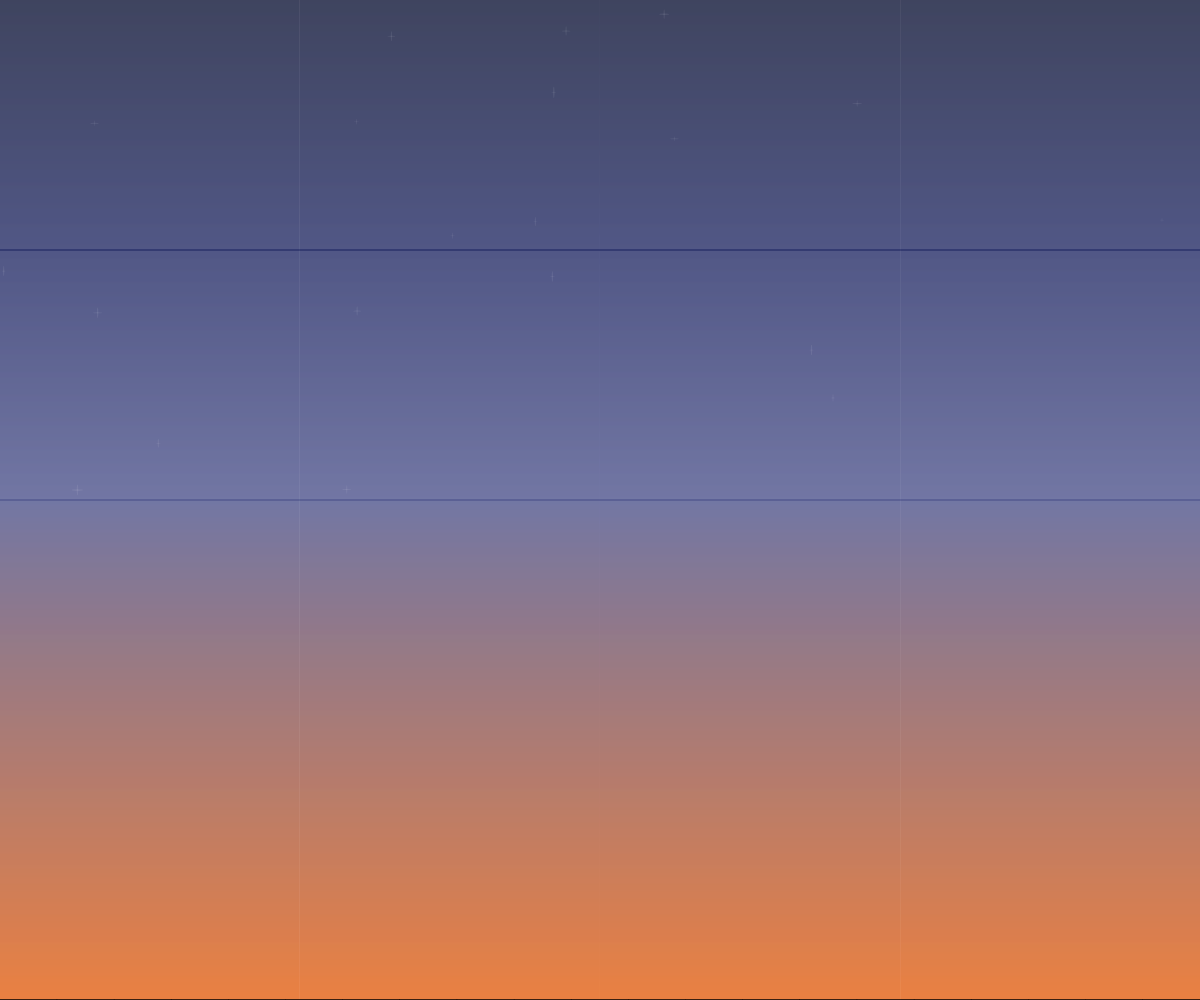
Frame 1 (no input)
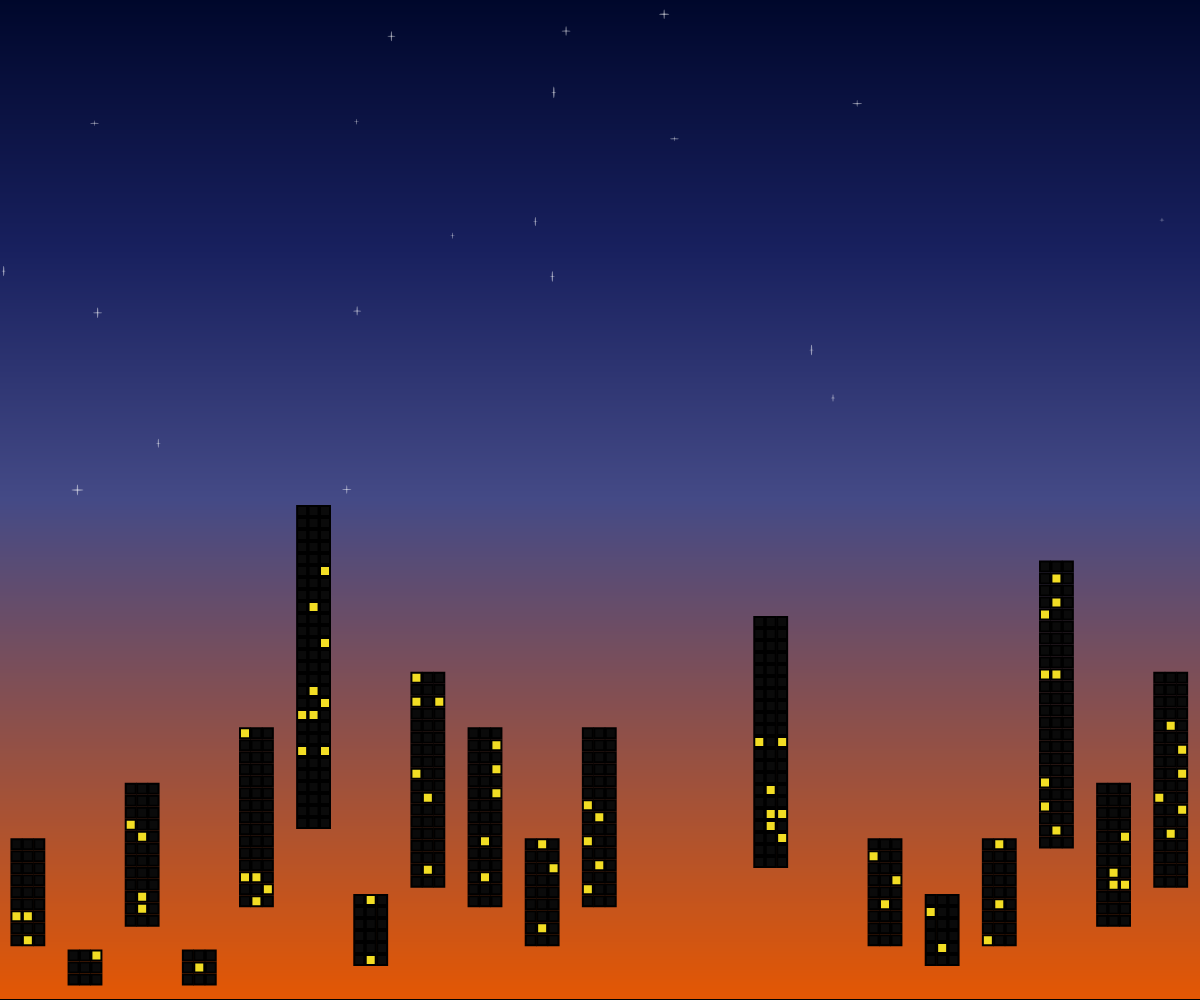
Frame 60 (no input)
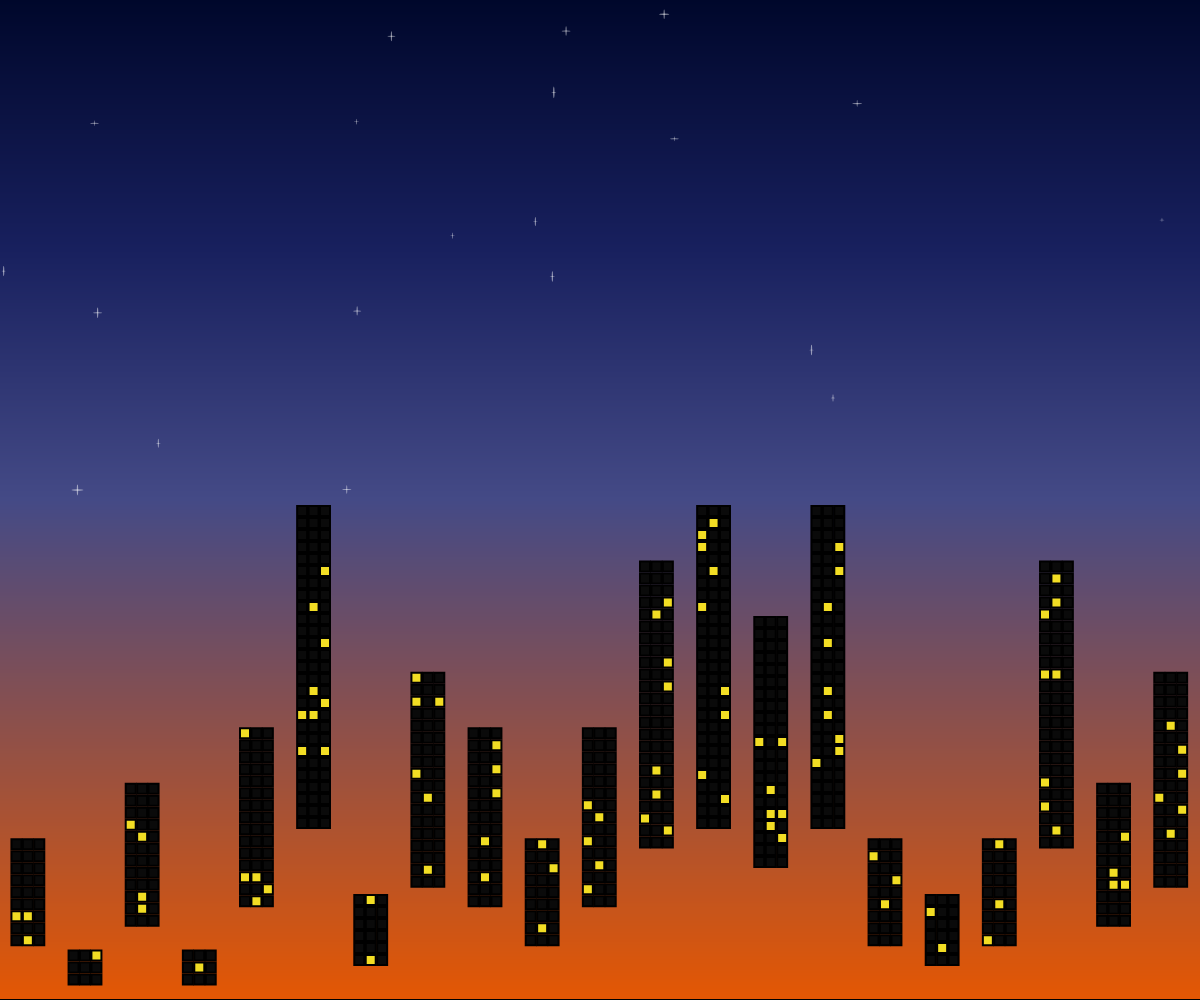
Frame 120 (the mouse pressed at the canvas centre since frame 60)

The p5.js sketch that drew these frames (run headless with seeded random() and noise() and a simulated clock; from frame 60 on, the mouse is pressed at the canvas centre):

// p5.js sketch
// ── sketch.js
var stars = [];
//number of stars in background
var starCount = 20;

var buildings = [];
//Supports values up to length of piDigits array;
var buildingCount;

//input for changing number of buildings on the fly
var inp;

//text greeting
var greeting;

//digits of pi to pull from
var piDigits = [3,1,4,1,5,9,2,6,5,3,5,8,9,7,9,3,2,3,8,4,6,2,6,4,3,3,8,3,2,7,9,5,0,2,8,8,5,1,9,7,1,6,9,3,9,9,3,7,5,1,0,5,8,2,0,9,7,4,9,4];

function setup() {
  //make canvas size of browser window
  createCanvas(windowWidth, windowHeight);

  buildingCount = floor(windowWidth/55);
  //Create DOM input for adjusting building count
  inp = createInput(buildingCount);
  //assign id to input (used for validation and constraining later)
  inp.id('buildings');

  //Reset buildings when changing input value
  inp.input(resetBuildings);

  //create star objects by pushing into stars array
  for (var i = 0; i < starCount; i++) {
      //star objects create randomly across top half of window
      stars.push(new Star(random(windowWidth), random(windowHeight/2)));
  }

  // Reset/Intialize buildings
  resetBuildings();

  setTimeout(makeGreeting, 5000);
}

function draw() {
  //Draw the sunset
  sunset();

  //Show the stars, star flicker contained within star's show function
  for (var i = 0; i < stars.length; i++) {
    stars[i].show();
  }

  //Show the buildings
  for (var i = 0; i < buildings.length; i++) {
    buildings[i].show();
  }

  if (greeting) { greeting.show(); }
}


function windowResized() {
  //Resize canvas to match window size
  resizeCanvas(windowWidth, windowHeight);
  //Reset and redraw buildings at new window size
  resetBuildings();
  //Re-center the text greeting
  greeting.x = windowWidth / 2;
}


function makeGreeting() {
  //create the greeting text object
  greeting = new Greeting();
}



function resetBuildings() {

  if (isNaN(inp.value())) {
    //If input value isn't a number, give it the default one
    document.querySelector('#buildings').value = 40;
  } else if (inp.value() > piDigits.length) {
    //If input value is greater than digits we have, max the value out
    document.querySelector('#buildings').value = piDigits.length;
  } else if (inp.value() < 1) {
    //If input value is less than 1, make it 1
    document.querySelector('#buildings').value = 1;
  }
  //Update the building count to the input value
  buildingCount = inp.value();

  //Dump the buildings array to rebuild
  buildings.length = 0;

  //Add the buildings
  for (var i = 0; i < buildingCount; i++) {

    //set building height to next digit of pi
    var b1height = piDigits[i];
    //Create new buildings, spacing apart x values by width of building, and passing in the height
    buildings.push(new Building((windowWidth/buildingCount) * i, windowHeight, b1height));
  }

}

//Take 4 colors, and make a gradient sunset out of them
function sunset() {
  c1 = color(0, 7, 43);
  c2 = color(24, 32, 94);
  c3 = color(68, 74, 134);
  c4 = color(228, 87, 3);
  setGradient(0, 0, windowWidth, windowHeight/4, c1, c2);
  setGradient(0, windowHeight/4, windowWidth, windowHeight/4, c2, c3);
  setGradient(0, (windowHeight/4) * 2, windowWidth, windowHeight/2, c3, c4);
}

//Build gradient line by line
function setGradient(x, y, w, h, c1, c2) {

  noFill();

  for (var i = y; i <= y+h; i++) {
    var inter = map(i, y, y+h, 0, 1);
    var c = lerpColor(c1, c2, inter);
    stroke(c);
    line(x, i, x+w, i);
  }

}

// ── building.js
function Building(tempX, tempY, tempH) {
 //passed in digit of pi
 this.pi = tempH;

 this.x = tempX;
 this.y = tempY;

 //starting height
 this.height = 0;

 // console.log("Window for value: " + this.pi);
 // console.log(this.windows);
 this.windows = [];
 this.randWindows = [];

 //set targetHeight (for animating), mapping the input values (digits of pi) to heights between 0 and half of window height
 this.targetHeight = map(tempH, 0, 9, 0, windowHeight/2);

 //random speed at which building 'grows', so each building can animate at different rate
 this.growthRate = random(5, 9);

 this.show = function() {
    stroke(0);
    fill(0);
    //draw building, sizing building width to number of buildings specified in main sketch
    rect(this.x, this.y, windowWidth/buildingCount, this.height);
    //animate building height
    if (this.height > -this.targetHeight) {
        this.height -= this.growthRate;
        //constrain height to the target height (in case growth rate pushes it out of bounds)
        this.height = constrain(this.height, -this.targetHeight, 0);
    } else {
        //If windows haven't been made yet, make them and add lights
        if (this.windows.length == 0) {
          this.createWindows();
          this.lightWindows();
        }
        //show the windows
        for (var i = 0; i < this.windows.length; i++) {
          this.windows[i].show();
        }
    }


 }

 this.createWindows = function() {
   //loop through, and create as many rows of 3 lights as the digit of pi it represents, spacing out positioning
   for (var i = 0; i < this.pi * 3; i++) {
      for (var j = 1 ; j <= 3; j++) {
        var windowX = this.x + ( ((windowWidth/buildingCount) / 5) * j );
        var windowY = this.y - (-this.height) + (i * 12)+ 6;

        this.windows.push(new Window(windowX, windowY));
      }

   }
 }

 //loop through, and assign a lit color to random windows (the number of lit windows is the digit of pi represented)
 this.lightWindows = function() {
   for (var i = 0; i < this.pi; i++) {
     var randIndex = floor(random(0,this.windows.length-1));
     //if the random index picked is already in the array, pick another until it's a new one
     while (this.randWindows.includes(randIndex)) {
       randIndex = floor(random(0,this.windows.length-1));
     }
     //add the random number to the list
     this.randWindows.push(randIndex);
   }

   //Go through the random numbers, adding the lit color to the window matching the random indexes
   for (var j = 0; j < this.randWindows.length; j++) {
     this.windows[this.randWindows[j]].c = color(242, 221, 36);
   }
 }

}

// ── greeting.js
function Greeting() {
  //center horizontally
  this.x = windowWidth / 2;
  //start above the screen
  this.y = -200;
  //end in the top quarter of the screen
  this.targetY = windowHeight / 4;
  //start and end fontsize for effect
  this.tSize = 10;
  this.targetTextSize = 100;

  this.show = function() {
    //animate down onto screen
    if (this.y < this.targetY) {
      this.y += 5;
    }
    //animate font size up to target size
    if (this.tSize < this.targetTextSize) {
      this.tSize *= 1.02;
    }

    noStroke();
    fill(255,255,255,80);
    textAlign(CENTER);
    textFont("Righteous");
    textSize(this.tSize);
    text("Happy π Day!", this.x, this.y);
  }
}

// ── star.js
function Star(tempX, tempY) {
  this.x = tempX;
  this.y = tempY;

  this.sizeX = random(4, 12);
  this.sizeY = random(4, 12);

  //Incrementing counter, used to make repeating flicker
  this.counter = 0;

  //Each star has randomly assigned interval between flickers
  this.flickerTime = floor(random(240, 960));

  this.show = function() {
    noStroke();

    //fluctuating brightness
    if (this.counter % this.flickerTime <= 1) {
      this.alpha = 20;
    } else {
      this.alpha = 128;
    }
    fill(255, this.alpha);
    ellipseMode(CENTER);
    //Ellipses are drawn to appear as crosses, based on random size values on creation
    ellipse(this.x, this.y, this.sizeX, this.sizeX/8);
    ellipse(this.x, this.y, this.sizeY/8, this.sizeY);

    //Increment the counter
    this.counter += 1;
  }
}

// ── style.css
html, body {
  margin: 0;
  padding: 0;
  overflow: hidden;
  font-family: 'Righteous', cursive;
}

input {
    position: absolute;
    top:48px;
    left:48px;
    background: rgba(255,255,255,0.3);
    border:none;
    width:24px;
    font-size:18px;
    text-align: center;
    color: white;
    padding:4px;
}

// ── window.js
function Window(tempX, tempY) {
  this.x = tempX;
  this.y = tempY;

  //set the default window color
  this.c = color(10, 10, 10);

  this.show = function() {
    stroke(0);
    strokeWeight(2);
    fill(this.c);
    rect(this.x, this.y, 10, 10);
  }
}
